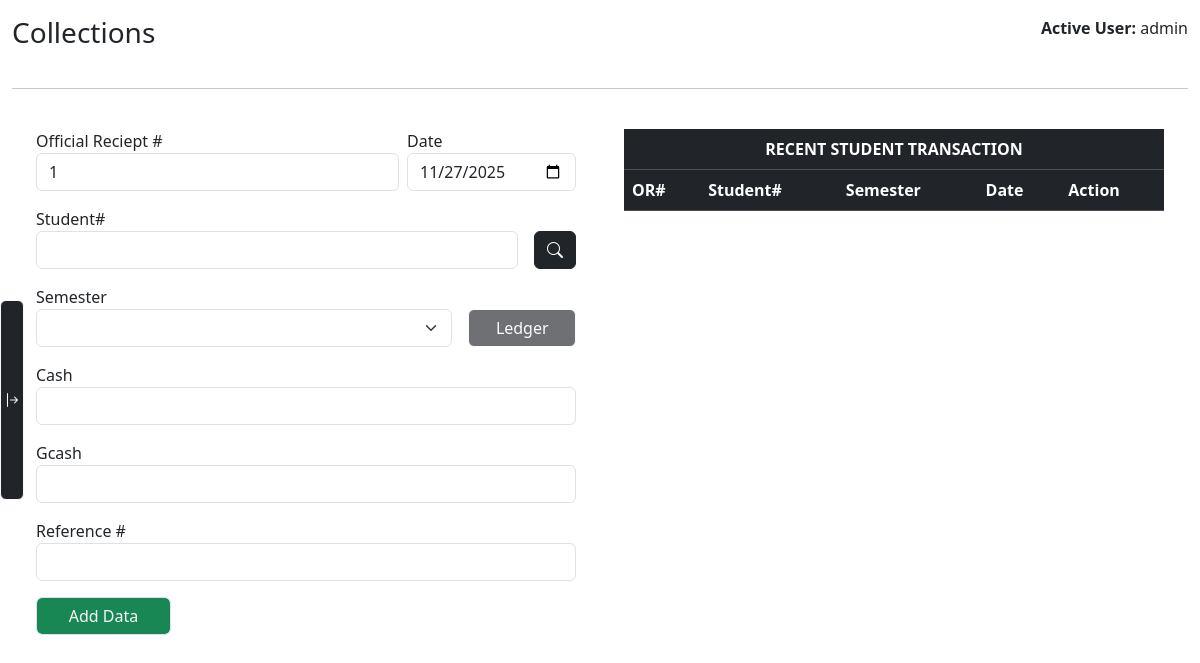
The page /admin/collection.php (signed in) on the database as committed earlier.
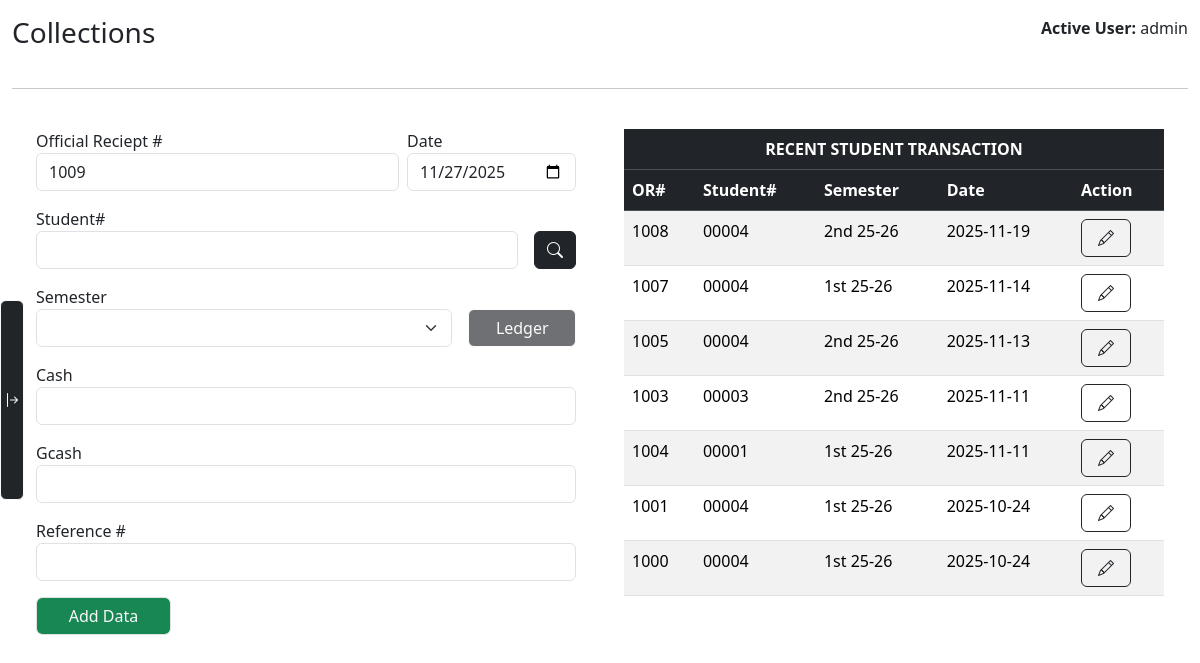
The same page on the database as committed later.
### tables this page shows
CREATE TABLE `collections` (
  `collection_id` mediumint(8) UNSIGNED NOT NULL,
  `or_number` varchar(10) DEFAULT NULL,
  `or_date` date DEFAULT NULL,
  `student_id` int(11) DEFAULT NULL,
  `semester_id` tinyint(3) UNSIGNED DEFAULT NULL,
  `cash` decimal(8,2) UNSIGNED DEFAULT 0.00,
  `gcash` decimal(8,2) UNSIGNED DEFAULT 0.00,
  `gcash_refno` varchar(20) DEFAULT NULL
);

CREATE TABLE `students` (
  `student_id` int(11) NOT NULL,
  `student_no` varchar(10) DEFAULT NULL,
  `name` varchar(50) DEFAULT NULL,
  `gender` varchar(10) DEFAULT NULL,
  `course_id` int(11) DEFAULT NULL
);

CREATE TABLE `semesters` (
  `semester_id` tinyint(4) UNSIGNED NOT NULL,
  `code` varchar(10) DEFAULT NULL,
  `start_date` date DEFAULT NULL,
  `end_date` date DEFAULT NULL,
  `type` varchar(50) NOT NULL
);

### admin/collection.php (the view, shortened to what the changed rows need)
<?PHP
require("../conn.php");
$last_OR = $conn->query("SELECT or_number FROM collections ORDER BY collection_id DESC LIMIT 1")->fetch_assoc();
$collections = $conn->query("SELECT
    c.*,
    s.student_no AS student_no,
    sem.code AS semester_code
    FROM collections c
    JOIN students s ON c.student_id = s.student_id
    JOIN semesters sem ON c.semester_id = sem.semester_id
    ORDER BY c.or_date DESC");
?>
<!DOCTYPE html>
<html lang="en">
<?PHP
require("../components/head.php");
?>
<body>
    <div class="container-fluid">
        <div class="row flex-nowrap">
            <div class="col py-3">
                <div class="d-flex">
                    <div class="d-flex flex-grow-1">
                        <form method="POST" action="../sql/controller.php" class="w-50 p-4">
                            <div class="d-flex gap-2">
                                <div class="flex-grow-1">
                                    <label>Official Reciept #</label>
                                    <input class="form-control mb-3" id="or_number" name="or_number" value="<?= $_POST["or_number"] ?? $last_OR["or_number"] + 1?>" autofocus required type="text">
                                </div>
                            </div>
                        </form>
                        <div class="w-50 p-4">
                            <table class="table table-striped table-hover">
                                <thead class="table-dark">
                                    <tr><th class="text-center" colspan=5>RECENT STUDENT TRANSACTION</th></tr>
                                    <tr><th scope="col">OR#</th><th scope="col">Student#</th><th scope="col">Semester</th><th scope="col">Date</th><th scope="col">Action</th></tr>
                                </thead>
                                <tbody id="student_list_table">
                                    <?PHP
                                    while($row=$collections->fetch_assoc()){
                                        echo "<tr>";
                                        echo "
                                        <td>$row[or_number]</td>
                                        <td>$row[student_no]</td>
                                        <td>$row[semester_code]</td>
                                        <td>$row[or_date]</td>
                                        <td>
                                            <form action='collection.php' method='POST'>
                                                <input type='hidden' name='or_number' value='$row[or_number]'>
                                                <button type='submit' class='btn border-dark'><i class='bi bi-pencil p-1 text-'></i></button>
                                            </form>
                                        </td>";
                                        echo "</tr>";
                                    }
                                    ?>
                                </tbody>
                            </table>
                        </div>
                    </div>
                </div>
            </div>
        </div>
    </div>
</body>
</html>

Rows that differ between the two databases and show on the page:
added collections: or_number "1009", or_number "1008", student.student_no "00004", semester.code "2nd 25-26", or_date "2025-11-19"
added collections: or_number "1007", student.student_no "00004", semester.code "1st 25-26", or_date "2025-11-14"
added collections: or_number "1005", student.student_no "00004", semester.code "2nd 25-26", or_date "2025-11-13"
added collections: or_number "1003", student.student_no "00003", semester.code "2nd 25-26", or_date "2025-11-11"
added collections: or_number "1004", student.student_no "00001", semester.code "1st 25-26", or_date "2025-11-11"
added collections: or_number "1001", student.student_no "00004", semester.code "1st 25-26", or_date "2025-10-24"
added collections: or_number "1000", student.student_no "00004", semester.code "1st 25-26", or_date "2025-10-24"
Other text that changed with them:
form field or_number: "1" → (not shown)
